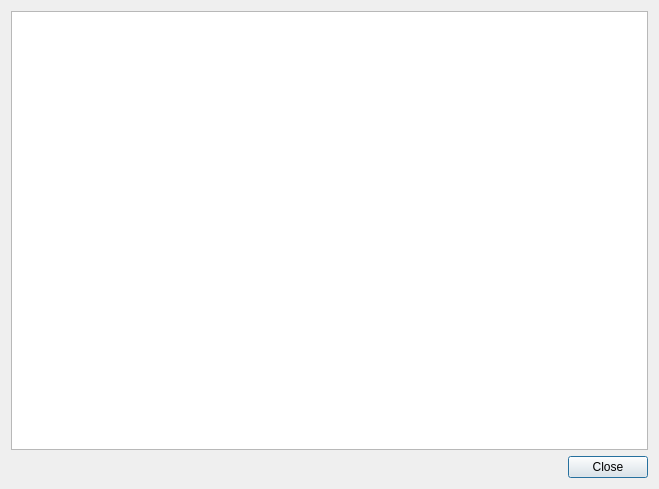
<?xml version="1.0" encoding="UTF-8"?>
<ui version="4.0">
 <class>ReflogDialog</class>
 <widget class="QDialog" name="ReflogDialog">
  <property name="geometry">
   <rect>
    <x>0</x>
    <y>0</y>
    <width>659</width>
    <height>489</height>
   </rect>
  </property>
  <property name="windowTitle">
   <string>Reflog</string>
  </property>
  <layout class="QVBoxLayout" name="verticalLayout">
   <item>
    <widget class="QTableWidget" name="tableWidget">
     <property name="editTriggers">
      <set>QAbstractItemView::NoEditTriggers</set>
     </property>
     <property name="selectionMode">
      <enum>QAbstractItemView::SingleSelection</enum>
     </property>
     <property name="selectionBehavior">
      <enum>QAbstractItemView::SelectRows</enum>
     </property>
     <property name="horizontalScrollMode">
      <enum>QAbstractItemView::ScrollPerPixel</enum>
     </property>
     <attribute name="verticalHeaderVisible">
      <bool>false</bool>
     </attribute>
    </widget>
   </item>
   <item>
    <layout class="QHBoxLayout" name="horizontalLayout">
     <item>
      <spacer name="horizontalSpacer">
       <property name="orientation">
        <enum>Qt::Horizontal</enum>
       </property>
       <property name="sizeHint" stdset="0">
        <size>
         <width>40</width>
         <height>20</height>
        </size>
       </property>
      </spacer>
     </item>
     <item>
      <widget class="QPushButton" name="pushButton">
       <property name="text">
        <string>Close</string>
       </property>
      </widget>
     </item>
    </layout>
   </item>
  </layout>
 </widget>
 <resources/>
 <connections/>
</ui>
